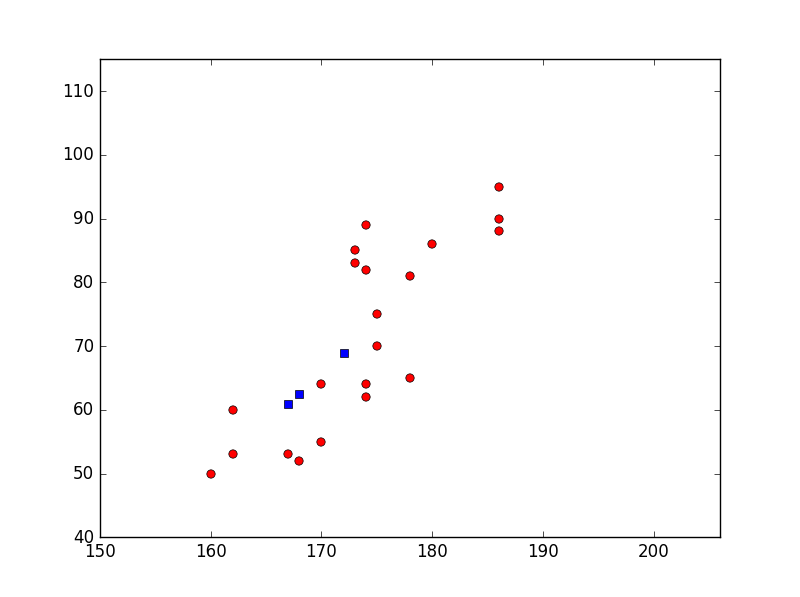

Reproduce this figure in Python.
import math
import numpy as np
import scipy as sp
import matplotlib.pyplot as plt
import matplotlib.mlab as mlab
from scipy.stats import chi2

data = np.loadtxt('whData.dat',dtype=np.object,comments='#',delimiter=None)

# read height and weight data into 2D array (i.e. into a matrix)
data = data[:,0:2].astype(np.float)

# remove the outliers
data_train = data[data[:,0] >= 0]

# prediction data (outliers)
data_pred = data[data[:,0] ==-1]

# create height vector for prediction data
predict_x = np.copy(data_pred[:,1])

# create weight vector for train data
y = np.copy(data_train[:,0])
# create height vector for train data
x = np.copy(data_train[:,1])
#Rahimbeyli Sattar
#needed for calculation!
meanofweight = np.round(np.mean(y),2)
meanofheight = np.round(np.mean(x),2)
devweight = np.round(np.std(y),2)
devheight = np.round(np.std(x),2)
corrcoef = np.corrcoef(x,y)[0,1]
z = 0
predict_y =np.zeros([len(predict_x)])
while (z!=len(predict_x)):
    h0 = predict_x[z]
    predicted = meanofweight+corrcoef *(h0 - meanofheight) *devweight/devheight
    print predicted
    predict_y[z] = predicted
    z= z + 1
#done
#for graph

plt.plot(x, y, 'ro',predict_x,predict_y,'bs')
plt.axis([np.amin(x)-10, np.amax(x)+20, np.amin(y)-10, np.amax(y)+20])
plt.show()
